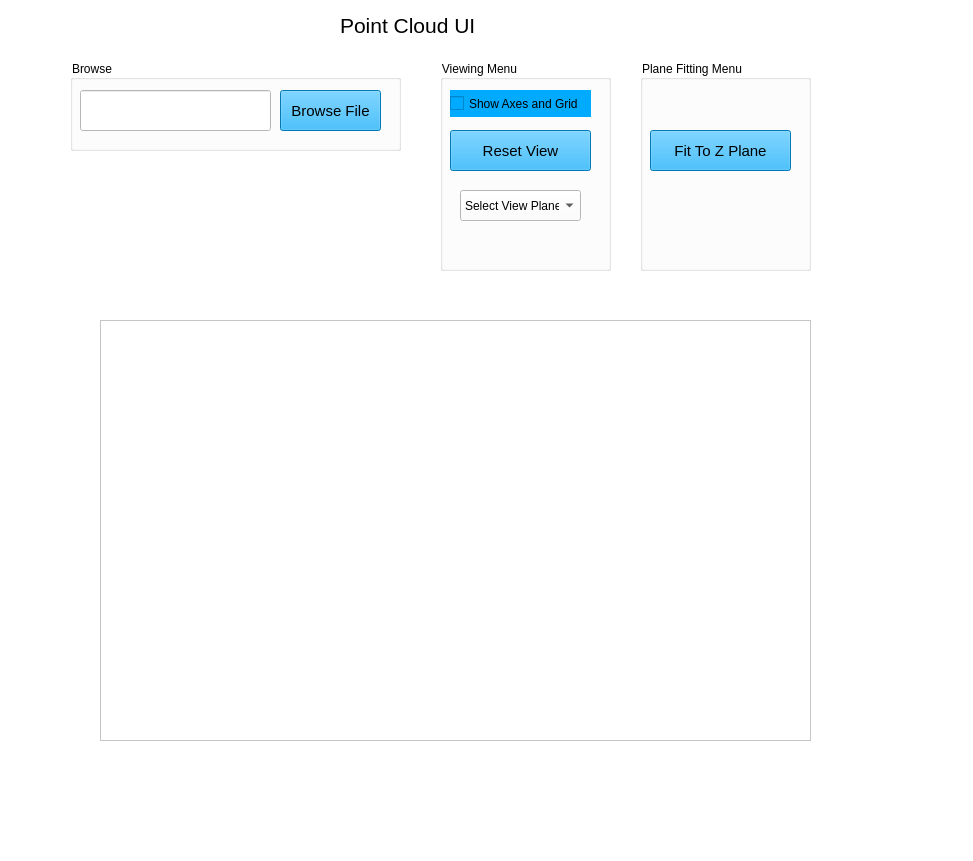
<?xml version="1.0" encoding="UTF-8"?>
<ui version="4.0">
 <class>MainWindow</class>
 <widget class="QMainWindow" name="MainWindow">
  <property name="geometry">
   <rect>
    <x>0</x>
    <y>0</y>
    <width>973</width>
    <height>861</height>
   </rect>
  </property>
  <property name="windowTitle">
   <string>MainWindow</string>
  </property>
  <property name="styleSheet">
   <string notr="true">background-color: rgb(255, 255, 255);</string>
  </property>
  <widget class="QWidget" name="centralwidget">
   <widget class="QGroupBox" name="buttons_box">
    <property name="geometry">
     <rect>
      <x>70</x>
      <y>60</y>
      <width>331</width>
      <height>91</height>
     </rect>
    </property>
    <property name="title">
     <string>Browse</string>
    </property>
    <widget class="QLineEdit" name="filename_box">
     <property name="geometry">
      <rect>
       <x>10</x>
       <y>30</y>
       <width>191</width>
       <height>41</height>
      </rect>
     </property>
    </widget>
    <widget class="QPushButton" name="browse_button">
     <property name="geometry">
      <rect>
       <x>210</x>
       <y>30</y>
       <width>101</width>
       <height>41</height>
      </rect>
     </property>
     <property name="font">
      <font>
       <pointsize>11</pointsize>
      </font>
     </property>
     <property name="styleSheet">
      <string notr="true">background-color: rgb(0, 170, 255);</string>
     </property>
     <property name="text">
      <string>Browse File</string>
     </property>
    </widget>
   </widget>
   <widget class="QLabel" name="label">
    <property name="geometry">
     <rect>
      <x>340</x>
      <y>0</y>
      <width>191</width>
      <height>51</height>
     </rect>
    </property>
    <property name="text">
     <string>&lt;html&gt;&lt;head/&gt;&lt;body&gt;&lt;p&gt;&lt;span style=&quot; font-size:16pt;&quot;&gt;Point Cloud UI&lt;/span&gt;&lt;/p&gt;&lt;/body&gt;&lt;/html&gt;</string>
    </property>
   </widget>
   <widget class="QFrame" name="PlotFrame">
    <property name="geometry">
     <rect>
      <x>100</x>
      <y>320</y>
      <width>711</width>
      <height>421</height>
     </rect>
    </property>
    <property name="sizePolicy">
     <sizepolicy hsizetype="Minimum" vsizetype="Minimum">
      <horstretch>0</horstretch>
      <verstretch>0</verstretch>
     </sizepolicy>
    </property>
    <property name="styleSheet">
     <string notr="true"/>
    </property>
    <property name="frameShape">
     <enum>QFrame::StyledPanel</enum>
    </property>
    <property name="frameShadow">
     <enum>QFrame::Raised</enum>
    </property>
   </widget>
   <widget class="QGroupBox" name="groupBox">
    <property name="geometry">
     <rect>
      <x>440</x>
      <y>60</y>
      <width>171</width>
      <height>211</height>
     </rect>
    </property>
    <property name="title">
     <string>Viewing Menu</string>
    </property>
    <widget class="QCheckBox" name="check_showaxes">
     <property name="geometry">
      <rect>
       <x>10</x>
       <y>30</y>
       <width>141</width>
       <height>27</height>
      </rect>
     </property>
     <property name="font">
      <font>
       <pointsize>9</pointsize>
      </font>
     </property>
     <property name="styleSheet">
      <string notr="true">background-color: rgb(0, 170, 255);</string>
     </property>
     <property name="text">
      <string>Show Axes and Grid</string>
     </property>
     <property name="iconSize">
      <size>
       <width>16</width>
       <height>16</height>
      </size>
     </property>
    </widget>
    <widget class="QComboBox" name="planeviews_combo">
     <property name="geometry">
      <rect>
       <x>20</x>
       <y>130</y>
       <width>121</width>
       <height>31</height>
      </rect>
     </property>
     <item>
      <property name="text">
       <string>Select View Plane</string>
      </property>
     </item>
     <item>
      <property name="text">
       <string>View XY Plane</string>
      </property>
     </item>
     <item>
      <property name="text">
       <string>View XZ Plane</string>
      </property>
     </item>
     <item>
      <property name="text">
       <string>View YX Plane</string>
      </property>
     </item>
     <item>
      <property name="text">
       <string>View YZ Plane</string>
      </property>
     </item>
     <item>
      <property name="text">
       <string>View ZX Plane</string>
      </property>
     </item>
     <item>
      <property name="text">
       <string>View ZY Plane</string>
      </property>
     </item>
    </widget>
    <widget class="QPushButton" name="resetview_button">
     <property name="geometry">
      <rect>
       <x>10</x>
       <y>70</y>
       <width>141</width>
       <height>41</height>
      </rect>
     </property>
     <property name="font">
      <font>
       <pointsize>11</pointsize>
      </font>
     </property>
     <property name="styleSheet">
      <string notr="true">background-color: rgb(0, 170, 255);</string>
     </property>
     <property name="text">
      <string>Reset View</string>
     </property>
    </widget>
   </widget>
   <widget class="QGroupBox" name="groupbox2">
    <property name="geometry">
     <rect>
      <x>640</x>
      <y>60</y>
      <width>171</width>
      <height>211</height>
     </rect>
    </property>
    <property name="title">
     <string>Plane Fitting Menu</string>
    </property>
    <widget class="QPushButton" name="fittoz_button">
     <property name="geometry">
      <rect>
       <x>10</x>
       <y>70</y>
       <width>141</width>
       <height>41</height>
      </rect>
     </property>
     <property name="font">
      <font>
       <pointsize>11</pointsize>
      </font>
     </property>
     <property name="styleSheet">
      <string notr="true">background-color: rgb(0, 170, 255);</string>
     </property>
     <property name="text">
      <string>Fit To Z Plane</string>
     </property>
    </widget>
   </widget>
  </widget>
  <widget class="QMenuBar" name="menubar">
   <property name="geometry">
    <rect>
     <x>0</x>
     <y>0</y>
     <width>973</width>
     <height>21</height>
    </rect>
   </property>
  </widget>
  <widget class="QStatusBar" name="statusbar"/>
 </widget>
 <resources/>
 <connections/>
</ui>
